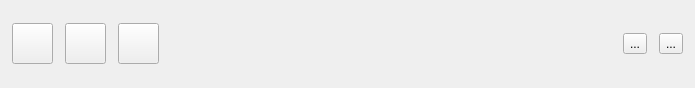
<?xml version="1.0" encoding="UTF-8"?>
<ui version="4.0">
 <class>MainToolBar</class>
 <widget class="QWidget" name="MainToolBar">
  <property name="geometry">
   <rect>
    <x>0</x>
    <y>0</y>
    <width>695</width>
    <height>88</height>
   </rect>
  </property>
  <property name="minimumSize">
   <size>
    <width>50</width>
    <height>40</height>
   </size>
  </property>
  <property name="windowTitle">
   <string notr="true">Form</string>
  </property>
  <property name="styleSheet">
   <string notr="true"/>
  </property>
  <layout class="QHBoxLayout" name="horizontalLayout_2">
   <property name="spacing">
    <number>0</number>
   </property>
   <property name="leftMargin">
    <number>0</number>
   </property>
   <property name="topMargin">
    <number>0</number>
   </property>
   <property name="rightMargin">
    <number>0</number>
   </property>
   <property name="bottomMargin">
    <number>0</number>
   </property>
   <item>
    <widget class="QFrame" name="toolBarFrame">
     <property name="frameShape">
      <enum>QFrame::NoFrame</enum>
     </property>
     <property name="frameShadow">
      <enum>QFrame::Plain</enum>
     </property>
     <property name="lineWidth">
      <number>0</number>
     </property>
     <layout class="QHBoxLayout" name="horizontalLayout">
      <property name="spacing">
       <number>12</number>
      </property>
      <property name="leftMargin">
       <number>12</number>
      </property>
      <property name="topMargin">
       <number>5</number>
      </property>
      <property name="rightMargin">
       <number>12</number>
      </property>
      <property name="bottomMargin">
       <number>5</number>
      </property>
      <item>
       <layout class="QHBoxLayout" name="horizontalLayout_4">
        <item>
         <widget class="QToolButton" name="btnSearch">
          <property name="minimumSize">
           <size>
            <width>41</width>
            <height>41</height>
           </size>
          </property>
          <property name="maximumSize">
           <size>
            <width>41</width>
            <height>41</height>
           </size>
          </property>
          <property name="toolTip">
           <string>Search</string>
          </property>
          <property name="text">
           <string/>
          </property>
          <property name="iconSize">
           <size>
            <width>41</width>
            <height>41</height>
           </size>
          </property>
         </widget>
        </item>
       </layout>
      </item>
      <item>
       <layout class="QHBoxLayout" name="horizontalLayout_6">
        <item>
         <widget class="QToolButton" name="btnDownloads">
          <property name="minimumSize">
           <size>
            <width>41</width>
            <height>41</height>
           </size>
          </property>
          <property name="maximumSize">
           <size>
            <width>41</width>
            <height>41</height>
           </size>
          </property>
          <property name="toolTip">
           <string>Downloads</string>
          </property>
          <property name="text">
           <string/>
          </property>
          <property name="iconSize">
           <size>
            <width>41</width>
            <height>41</height>
           </size>
          </property>
         </widget>
        </item>
       </layout>
      </item>
      <item>
       <layout class="QHBoxLayout" name="horizontalLayout_5">
        <item>
         <widget class="QToolButton" name="btnLibrary">
          <property name="minimumSize">
           <size>
            <width>41</width>
            <height>41</height>
           </size>
          </property>
          <property name="maximumSize">
           <size>
            <width>41</width>
            <height>41</height>
           </size>
          </property>
          <property name="toolTip">
           <string>Library</string>
          </property>
          <property name="text">
           <string/>
          </property>
          <property name="iconSize">
           <size>
            <width>41</width>
            <height>41</height>
           </size>
          </property>
         </widget>
        </item>
       </layout>
      </item>
      <item>
       <spacer name="horizontalSpacer">
        <property name="orientation">
         <enum>Qt::Horizontal</enum>
        </property>
        <property name="sizeHint" stdset="0">
         <size>
          <width>40</width>
          <height>20</height>
         </size>
        </property>
       </spacer>
      </item>
      <item>
       <layout class="QHBoxLayout" name="horizontalLayout_3">
        <property name="spacing">
         <number>6</number>
        </property>
        <item>
         <widget class="QToolButton" name="btnHelp">
          <property name="toolTip">
           <string>Help</string>
          </property>
          <property name="text">
           <string notr="true">...</string>
          </property>
          <property name="icon">
           <iconset resource="../../resources/resources.qrc">
            <normaloff>:/images/help41.png</normaloff>:/images/help41.png</iconset>
          </property>
          <property name="iconSize">
           <size>
            <width>41</width>
            <height>41</height>
           </size>
          </property>
         </widget>
        </item>
       </layout>
      </item>
      <item>
       <layout class="QHBoxLayout" name="horizontalLayout_7">
        <property name="spacing">
         <number>6</number>
        </property>
        <item>
         <widget class="QToolButton" name="btnSettings">
          <property name="toolTip">
           <string>Settings</string>
          </property>
          <property name="text">
           <string notr="true">...</string>
          </property>
          <property name="icon">
           <iconset resource="../../resources/resources.qrc">
            <normaloff>:/images/settings41.png</normaloff>:/images/settings41.png</iconset>
          </property>
          <property name="iconSize">
           <size>
            <width>41</width>
            <height>41</height>
           </size>
          </property>
         </widget>
        </item>
       </layout>
      </item>
     </layout>
    </widget>
   </item>
  </layout>
 </widget>
 <resources>
  <include location="../../resources/resources.qrc"/>
 </resources>
 <connections/>
</ui>
